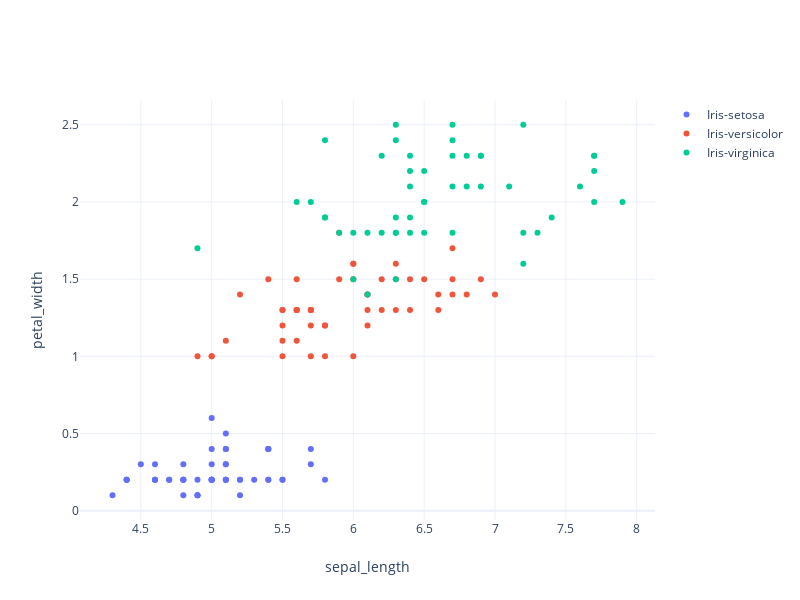

This figure's notebook cell:
### Code cell
fig = go.Figure(data=traces,layout=layout)
fig.show()
